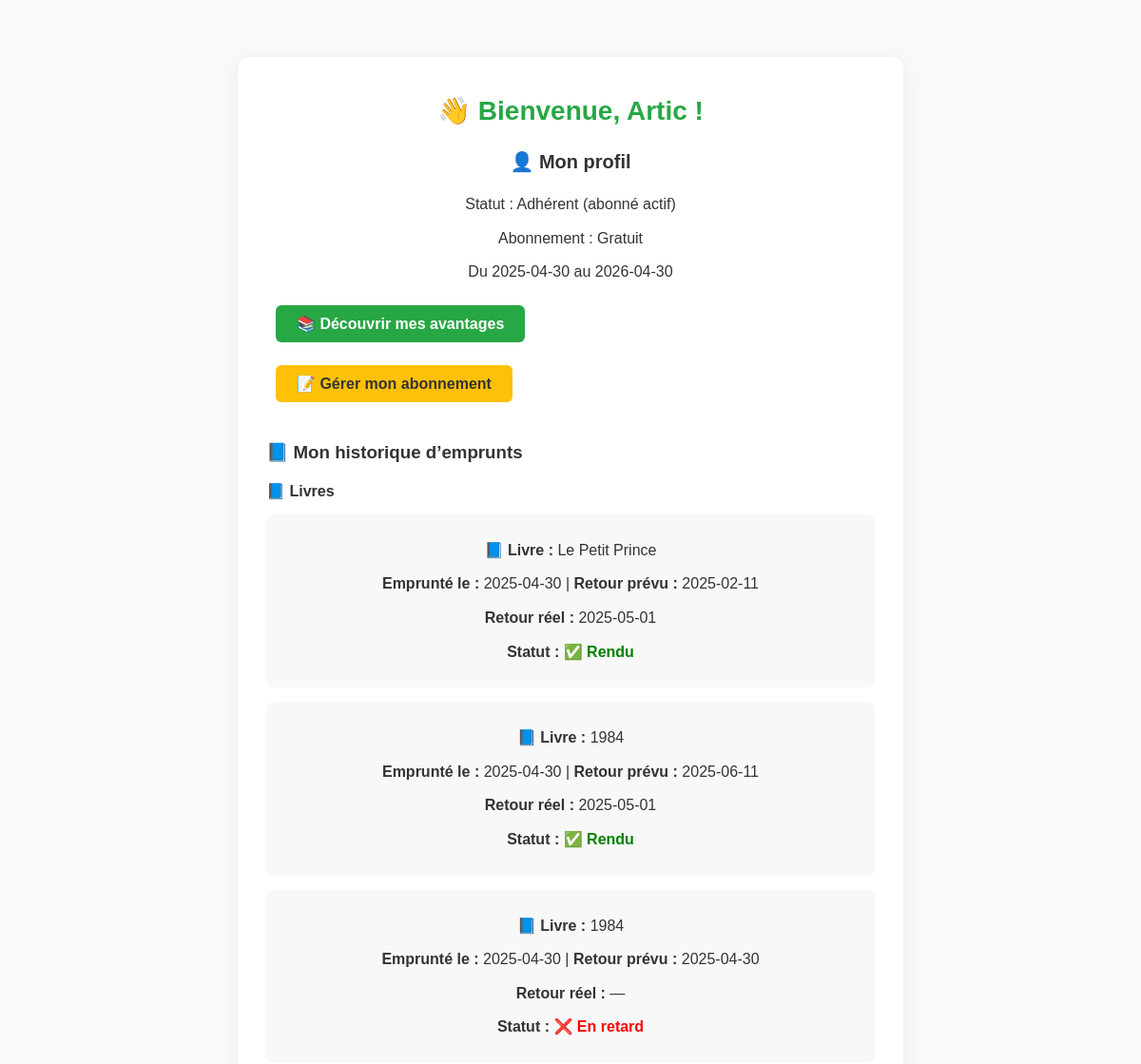
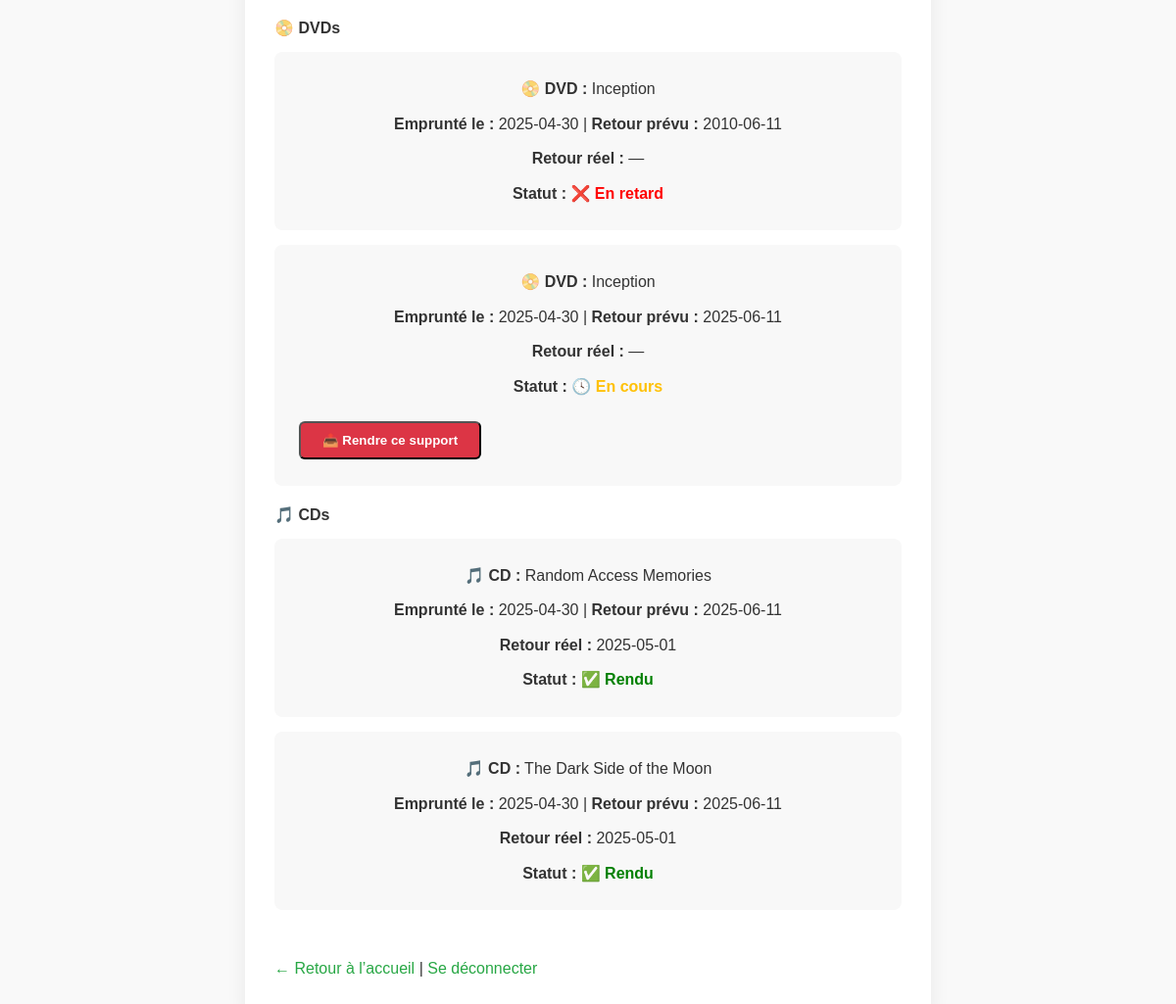
Page /profil.php (signed in) on the committed database (2 pictures, top to bottom).
### tables this page shows
CREATE TABLE IF NOT EXISTS `utilisateurs` (
  `id` int NOT NULL AUTO_INCREMENT,
  `nom` varchar(100) NOT NULL,
  `prenom` varchar(100) NOT NULL,
  `email` varchar(100) NOT NULL,
  `mot_de_passe` varchar(255) NOT NULL,
  `role` enum('admin','client') DEFAULT 'client',
  `id_adherent` int DEFAULT NULL,
  PRIMARY KEY (`id`),
  UNIQUE KEY `email` (`email`),
  KEY `fk_user_adherent` (`id_adherent`)
);

CREATE TABLE IF NOT EXISTS `abonnements` (
  `id` int NOT NULL AUTO_INCREMENT,
  `nom` varchar(100) NOT NULL,
  `email` varchar(100) NOT NULL,
  `date_debut` date NOT NULL,
  `date_fin` date NOT NULL,
  `statut` enum('actif','expiré','contentieux','résilié') DEFAULT 'actif',
  `date_naissance` date DEFAULT NULL,
  `tarif` varchar(20) DEFAULT 'gratuit',
  PRIMARY KEY (`id`),
  UNIQUE KEY `email` (`email`)
);

CREATE TABLE IF NOT EXISTS `prets` (
  `id` int NOT NULL AUTO_INCREMENT,
  `email_abonne` varchar(255) NOT NULL,
  `id_support` int NOT NULL,
  `date_emprunt` date NOT NULL,
  `date_retour_prevue` date NOT NULL,
  `date_retour_reelle` date DEFAULT NULL,
  `statut` enum('en cours','retard','rendu') DEFAULT 'en cours',
  `type_support` varchar(20) NOT NULL DEFAULT 'livre',
  PRIMARY KEY (`id`),
  KEY `id_livre` (`id_support`)
);

CREATE TABLE IF NOT EXISTS `livres` (
  `id` int NOT NULL AUTO_INCREMENT,
  `titre` varchar(255) NOT NULL,
  `auteur` varchar(255) NOT NULL,
  `categorie` varchar(100) DEFAULT NULL,
  `disponible` tinyint(1) DEFAULT '1',
  `image` varchar(255) DEFAULT NULL,
  `description` text,
  `imagee` varchar(255) DEFAULT NULL,
  PRIMARY KEY (`id`)
);

CREATE TABLE IF NOT EXISTS `dvd` (
  `id` int NOT NULL AUTO_INCREMENT,
  `titre` varchar(255) NOT NULL,
  `realisateur` varchar(255) DEFAULT NULL,
  `annee` int DEFAULT NULL,
  `genre` varchar(100) DEFAULT NULL,
  `duree` int DEFAULT NULL,
  `image` varchar(255) DEFAULT NULL,
  PRIMARY KEY (`id`)
);

CREATE TABLE IF NOT EXISTS `cd` (
  `id` int NOT NULL AUTO_INCREMENT,
  `titre` varchar(255) NOT NULL,
  `artiste` varchar(255) DEFAULT NULL,
  `annee` int DEFAULT NULL,
  `genre` varchar(100) DEFAULT NULL,
  `duree` int DEFAULT NULL,
  `image` varchar(255) DEFAULT NULL,
  PRIMARY KEY (`id`)
);

### profil.php (the view, shortened to what this page needs)
<?php
require_once 'includes/db.php';
$id_user = $_SESSION['user_id'];
$nom = $_SESSION['nom'];
$stmt = $pdo->prepare("
    SELECT u.email, u.role,
           ab.date_debut, ab.date_fin, ab.statut, ab.tarif
    FROM utilisateurs u
    LEFT JOIN abonnements ab ON u.email = ab.email
    WHERE u.id = ?
");
$stmt->execute([$id_user]);
$user_data = $stmt->fetch();
$role = $user_data['role'];
$user_email = $user_data['email'];
?>
<!DOCTYPE html>
<html lang="fr">
<head>
    <link rel="stylesheet" href="css/profil.css">
</head>
<body>
<div class="profil-container">
    <h1>👋 Bienvenue, <?= htmlspecialchars($nom) ?> !</h1>
    <?php if ($role === 'admin'): ?>
        <h2>👑 Espace administrateur</h2>
        <ul>
            <li><a href="abonnements/gestion.php">Gestion des abonnements</a></li>
            <li><a href="adherents/lister.php">Gestion des adhérents</a></li>
            <li><a href="livres/lister.php">Gestion des livres / DVD / CD / Magazines</a></li>
            <li><a href="prets/historique.php">Historique des prêts</a></li>
        </ul>
    <?php else: ?>
        <h2>👤 Mon profil</h2>
        <?php if ($user_data['statut'] === 'actif'): ?>
            <p>Statut : Adhérent (abonné actif)</p>
            <p>Abonnement : <?= ucfirst($user_data['tarif']) ?></p>
            <p>Du <?= $user_data['date_debut'] ?> au <?= $user_data['date_fin'] ?></p>
            <a class="action-btn" href="livres/lister.php">📚 Découvrir mes avantages</a><br>
            <a class="action-btn" style="background-color: #ffc107; color: #333;" href="abonnement.php">📝 Gérer mon abonnement</a>
        <?php else: ?>
            <p>Statut : Client (non abonné)</p>
            <a class="action-btn" href="abonnement.php">🔓 Activer mon abonnement</a>
        <?php endif; ?>
        <h3 style="margin-top: 30px;">📘 Mon historique d’emprunts</h3>
        <?php
        $types = [
            'livres' => ['table' => 'livres', 'label' => '📘 Livre'],
            'dvd' => ['table' => 'dvd', 'label' => '📀 DVD'],
            'cd' => ['table' => 'cd', 'label' => '🎵 CD'],
            'magazine' => ['table' => 'magazine', 'label' => '📰 Magazine'],
        ];
        foreach ($types as $key => $info) {
            $stmt = $pdo->prepare("
                SELECT p.*, s.titre
                FROM prets p
                JOIN {$info['table']} s ON p.id_support = s.id
                WHERE p.email_abonne = ?
                ORDER BY p.date_emprunt DESC
            ");
            $stmt->execute([$user_email]);
            $prets = $stmt->fetchAll();
            if ($prets) {
                echo "<h4 style='margin-top:20px;'>{$info['label']}s</h4>";
                foreach ($prets as $pret) {
                    $statut = $pret['statut'];
                    $badge = $statut === 'rendu' ? '✅ Rendu' : ($statut === 'retard' ? '❌ En retard' : '🕓 En cours');
                    $couleur = $statut === 'rendu' ? 'green' : ($statut === 'retard' ? 'red' : '#ffc107');
                    ?>
                    <div style="background:#f8f8f8; border-radius:8px; padding:15px; margin:15px 0;">
                        <p><strong><?= $info['label'] ?> :</strong> <?= htmlspecialchars($pret['titre']) ?></p>
                        <p><strong>Emprunté le :</strong> <?= $pret['date_emprunt'] ?> | <strong>Retour prévu :</strong> <?= $pret['date_retour_prevue'] ?></p>
                        <p><strong>Retour réel :</strong> <?= $pret['date_retour_reelle'] ?: '—' ?></p>
                        <p><strong>Statut :</strong> <span style="color:<?= $couleur ?>; font-weight:bold;"><?= $badge ?></span></p>
                        <?php if ($pret['statut'] === 'en cours' && !$pret['date_retour_reelle']): ?>
                            <form method="post" action="rendre.php">
                                <button type="submit" class="action-btn" style="background:#dc3545;">📤 Rendre ce support</button>
                            </form>
                        <?php endif; ?>
                    </div>
                    <?php
                }
            }
        }
        ?>
    <?php endif; ?>
    <br><br>
    <a href="index.php">← Retour à l’accueil</a> |
    <a href="logout.php">Se déconnecter</a>
</div>
</body>
</html>

### css/profil.css (style rules this page uses)
* { margin: 0; padding: 0; box-sizing: border-box; }
body { font-family: 'Poppins', sans-serif; background-color: #f9f9f9; color: #333; padding: 60px 20px; display: flex; justify-content: center; align-items: flex-start; min-height: 100vh; transition: background 0.3s ease, color 0.3s ease; }
.profil-container { background-color: white; max-width: 700px; width: 100%; padding: 40px 30px; border-radius: 12px; box-shadow: 0 6px 20px rgba(0, 0, 0, 0.07); animation: fadeIn 0.5s ease-in-out; }
h1 { font-size: 28px; margin-bottom: 25px; color: #28a745; text-align: center; }
h2 { font-size: 20px; margin-bottom: 20px; text-align: center; }
p { margin: 10px 0; line-height: 1.6; text-align: center; }
a { color: #28a745; text-decoration: none; font-weight: 500; }
.action-btn { display: inline-block; margin: 12px 10px; padding: 10px 22px; background-color: #28a745; color: white; border-radius: 6px; font-weight: 600; text-decoration: none; transition: background-color 0.3s; }

### rows in the picture
utilisateurs: abonnements.tarif "Gratuit", abonnements.date_debut "2025-04-30", abonnements.date_fin "2026-04-30"
prets: label "📘 Livre", livres.titre "Le Petit Prince", date_emprunt "2025-04-30", date_retour_prevue "2025-02-11", date_retour_reelle "2025-05-01", statut "✅ Rendu"
prets: label "📘 Livre", livres.titre "1984", date_emprunt "2025-04-30", date_retour_prevue "2025-06-11", date_retour_reelle "2025-05-01", statut "✅ Rendu"
prets: label "📘 Livre", livres.titre "1984", date_emprunt "2025-04-30", date_retour_prevue "2025-04-30", date_retour_reelle "—", statut "❌ En retard"
prets: label "📀 DVD", dvd.titre "Inception", date_emprunt "2025-04-30", date_retour_prevue "2010-06-11", date_retour_reelle "—", statut "❌ En retard"
prets: label "📀 DVD", dvd.titre "Inception", date_emprunt "2025-04-30", date_retour_prevue "2025-06-11", date_retour_reelle "—", statut "🕓 En cours"
prets: label "🎵 CD", cd.titre "Random Access Memories", date_emprunt "2025-04-30", date_retour_prevue "2025-06-11", date_retour_reelle "2025-05-01", statut "✅ Rendu"
prets: label "🎵 CD", cd.titre "The Dark Side of the Moon", date_emprunt "2025-04-30", date_retour_prevue "2025-06-11", date_retour_reelle "2025-05-01", statut "✅ Rendu"

### other values in the picture
$nom "Artic"
$info['label'] "📘 Livre"
$info['label'] "📀 DVD"
$info['label'] "🎵 CD"
